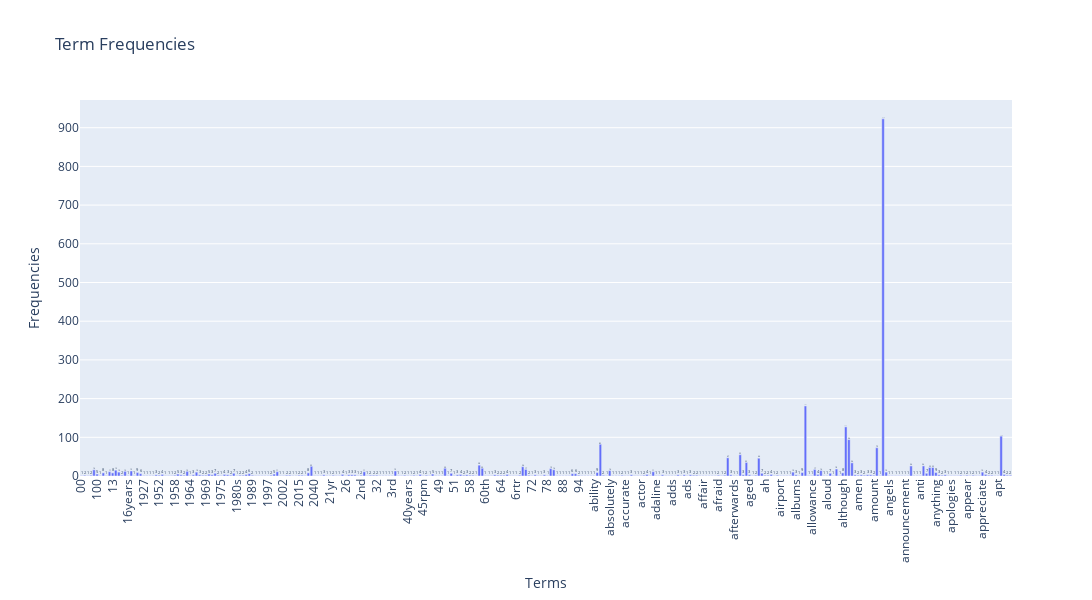

The code cell stored with this chart in its notebook:
### Markdown cell above
### Use Plotly for a nicer interactive visualization

### Code cell
import plotly.express as px
# Assuming term_frequencies and count_vect are defined as in your original code
term_frequencies = np.asarray(df_counts.sum(axis=0))[0]

# Prepare data for Plotly
data = {
    'terms': count_vect.get_feature_names_out()[:300],
    'frequencies': term_frequencies[:300]
}

# Create a DataFrame
import pandas as pd
dataf = pd.DataFrame(data)

# Create the bar plot using Plotly
fig = px.bar(dataf, x='terms', y='frequencies', 
             title='Term Frequencies', 
             labels={'terms': 'Terms', 'frequencies': 'Frequencies'},
             text='frequencies')

# Update layout for better readability
fig.update_traces(texttemplate='%{text}', textposition='outside')
fig.update_layout(xaxis_tickangle=-90, width=1200, height=600)

# Show the plot
fig.show()

### Figure 1 — Plotly figure (JSON) as saved in the notebook; plotly's stock layout.template omitted (floating-point values rounded to 4 significant figures; data arrays with more than 128 entries replaced by an {"elided": "..."} marker saying what was removed)
{"data": [{"alignmentgroup": "True", "hovertemplate": "Terms=%{x}<br>Frequencies=%{text}<extra></extra>", "legendgroup": "", "marker": {"color": "#636efa", "pattern": {"shape": ""}}, "name": "", "offsetgroup": "", "orientation": "v", "showlegend": false, "text": {"elided": "300 int values"}, "textposition": "outside", "texttemplate": "%{text}", "type": "bar", "x": {"elided": "300 str values"}, "xaxis": "x", "y": {"elided": "300 int values"}, "yaxis": "y"}], "layout": {"barmode": "relative", "height": 600, "legend": {"tracegroupgap": 0}, "title": {"text": "Term Frequencies"}, "width": 1200, "xaxis": {"anchor": "y", "autorange": true, "domain": [0, 1], "range": [-0.5, 299.5], "tickangle": -90, "title": {"text": "Terms"}, "type": "category"}, "yaxis": {"anchor": "x", "autorange": true, "domain": [0, 1], "range": [0, 971.6], "title": {"text": "Frequencies"}, "type": "linear"}}}
